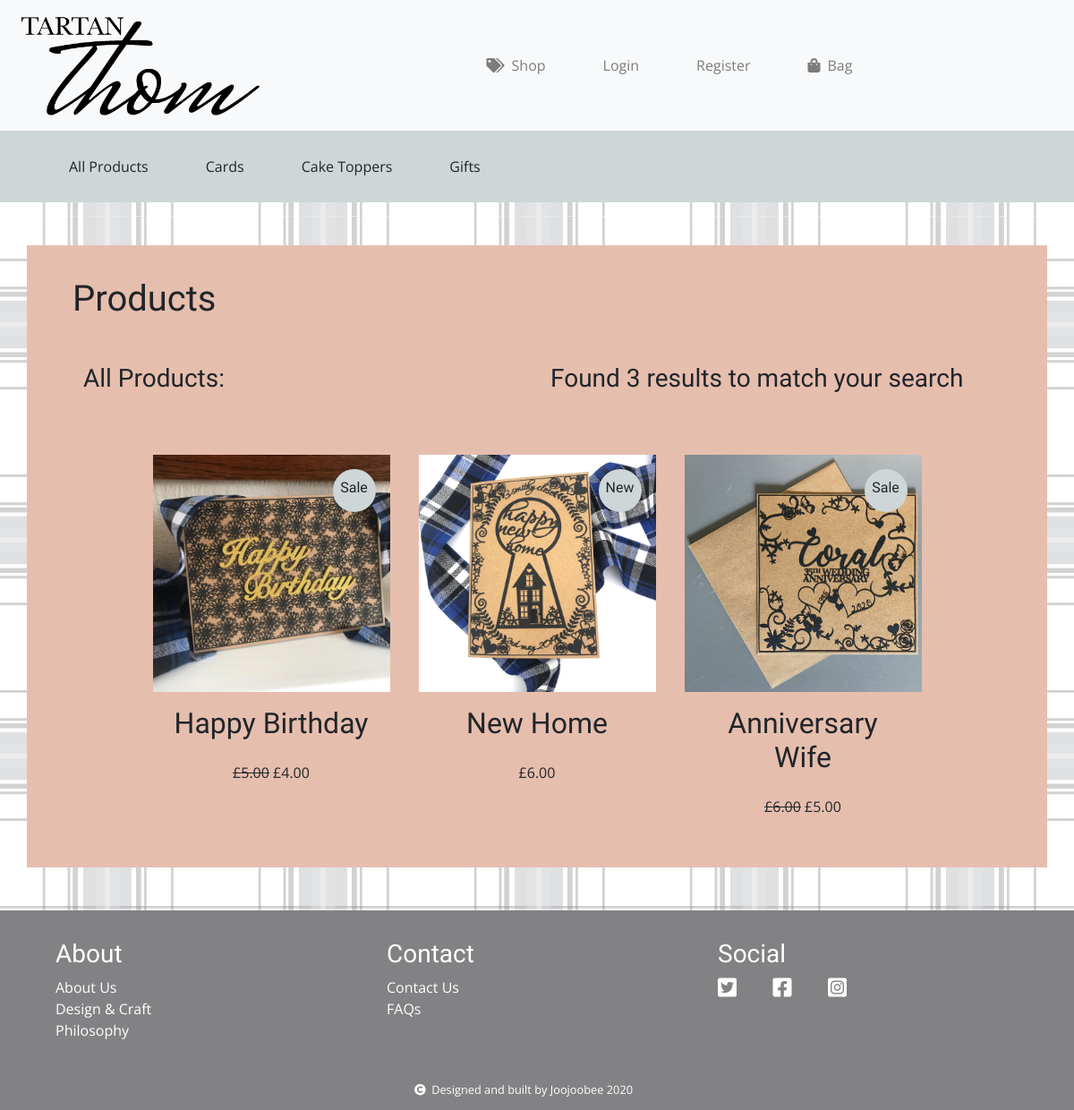
Before: /products/ with the older database file.
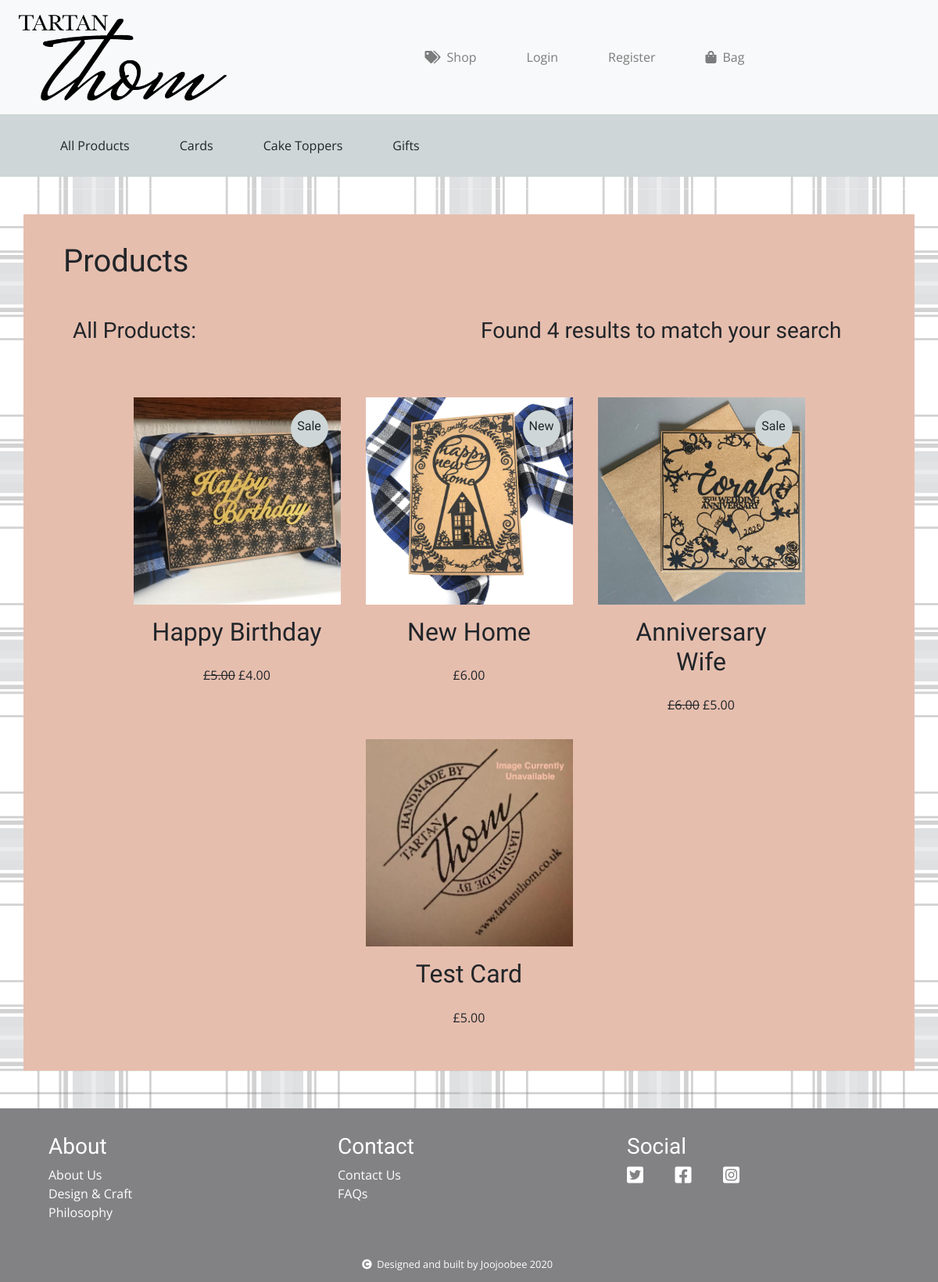
After: the same page with the newer database file.
### products/models.py (models this page shows, shortened)
class Products(models.Model):
    class Meta:
        verbose_name_plural = 'Products'
    PRODUCT_TYPE = [
        ('cards', 'Cards'),
        ('cake-toppers', 'Cake-Toppers'),
        ('gifts', 'Gifts')
    ]
    category = [
        ('Birthday', 'Birthday'),
        ('Wedding', 'Wedding'),
        ('Anniversary', 'Anniversary'),
        ('New Home', 'New Home'),
        ('Baby', 'Baby'),
        ('Leaving', 'Leaving'),
    ]
    labels = [
        ('New', 'New'),
        ('Sale', 'Sale')
    ]
    sizes = [
        ('A4', 'A4'),
        ('A5', 'A5'),
        ('200mm x 200mm', '200mm x 200mm'),
        ('122mm x 172mm', '122mm x 172mm'),
        ('172mm x 122mm', '172mm x 122mm'),
        ('250mm x 250mm', '250mm x 250mm'),
        ('210mm x 297mm', '210mm x 297mm'),
        ('152mm x variable', '152mm x variable'),
    ]
    name = models.CharField(max_length=100)
    product_type = models.CharField(max_length=100, choices=PRODUCT_TYPE)
    image = models.ImageField(upload_to='img',
                              default='static/img/TartanThomDefault.jpg')
    description = models.TextField()
    category = models.CharField(max_length=100, choices=category)
    price = models.DecimalField(decimal_places=2, max_digits=5)
    sale_price = models.DecimalField(null=True, decimal_places=2, max_digits=5)
    size = models.CharField(max_length=100, choices=sizes)
    label = models.CharField(blank=True, max_length=100, choices=labels)
    tags = models.CharField(blank=True, max_length=100)
    is_bespoke = models.BooleanField(default=False)
    is_active = models.BooleanField(default=False)

### products/views.py (the view)
# urls.py: path('', view_products, name='view_products'),
def view_products(request):
    products = Products.objects.all()
    product_type = "All Products"
    results_count = products.count()
    context = {
        'products': products,
        'product_type': product_type,
        'results_count': results_count,
    }
    return render(request, "products/products.html", context)

### basket/contexts.py (called while the page is built, shortened)
def basket_contents(request):
    basket = request.session.get('basket', {})
    basket_items = []
    order_total = 0
    product_count = 0
    if order_total < settings.MIN_DELIVERY_THRESHOLD:
        delivery_total = round(Decimal(settings.MIN_DELIVERY_CHARGE), 2)
    else:
        delivery_total = round(Decimal(settings.UPPER_DELIVERY_CHARGE), 2)
    grand_total = delivery_total + order_total
    context = {
        'basket_items': basket_items,
        'order_total': order_total,
        'delivery_total': delivery_total,
        'grand_total': grand_total,
        'product_count': product_count,
    }
    return context

### products/templates/products/products.html (shortened to what this page needs)
{% extends 'base.html' %}
{% load static %}
{% block extra_nav %}
<nav id="nav-shop" class="navbar navbar-expand-lg nav-shop">
    <div class="container">
        <div class="row justify-content-center">
            <div class="col-md-12">
                <ul class="navbar-nav mr-auto">
                    <li class="nav-item">
                    <a class="nav-link" href="{% url 'products:view_products' %}">All Products</a>
                    </li>
                    <li class="nav-item">
                    <a class="nav-link" href="{% url 'products:view_products_by_type' 'cards' %}">Cards</a>
                    </li>
                    <li class="nav-item">
                    <a class="nav-link" href="{% url 'products:view_products_by_type' 'cake-toppers' %}">Cake Toppers</a>
                    </li>
                    <li class="nav-item">
                    <a class="nav-link" href="{% url 'products:view_products_by_type' 'gifts' %}">Gifts</a>
                    </li>
                </ul>
            </div>
        </div>
    </div>
</nav>
{% endblock %}
{% block content %}
<div class="container tartan-thom-container p-3 my-5">
    <div class="row justify-content-center m-1 p-3">
        <div class="col">
            <h1>Products</h1>
        </div>
    </div>
    <div class="row justify-content-center mx-3 p-3">
        <div class="col-md-6 my-1">
            <h3>{{ product_type|title }}:</h3>
        </div>
        <div class="col-md-6 my-1">
        {% if products %}
            <h3>Found {{ results_count }} results to match your search</h3>
        {% else %}
            <h3>Sorry, we didn't find any products of this type</h3>
        {% endif %}
        </div>
    </div>
    <div class="row justify-content-center m-2 p-3">
        {% if products %}
            {% for product in products %}
            <div class="product-panel col-md-3 col-sm-5 m-3">
                <div class="row justify-content-center">
                    <div class="product-panel">
                        <div class="product-panel-image">
                            <a href="{% url 'products:view_product' product.id %}">
                                {% if product.image.url %}
                                <img class="products-image" src="{{ product.image.url }}" alt="product-image"/>
                                {% else %}
                                <img class="products-image" src="{% static 'img/TartanThomDefault.jpg' %}" alt="product-image"/>
                                {% endif %}
                                {% if product.label %}
                                <div class="product-label py-auto">
                                    <span class="label">{{ product.label }}</span>
                                </div>
                                {% endif %}
                            </a>
                        </div>
                    </div>
                </div>
                <div class="row justify-content-center">
                    <div class="col-md-12 product-panel-details">
                        <h2>{{ product.name }}</h2>
                    </div>
                </div>
                <div class="row justify-content-center">
                    <div class="col-md-12 product-panel-details">
                        {% if product.sale_price %}
                        <p><span class="strike">£{{ product.price }}</span>   £{{ product.sale_price }}</p>
                        {% else %}
                        <p>£{{ product.price }}</p>
                        {% endif %}
                    </div>
                </div>
            </div>
            {% endfor %}
        {% endif %}
    </div>
</div>
{% endblock %}

Changed rows visible on the page:
added Products: image (placeholder picture), name "Test Card", price "5.00"
Other visible differences:
{{ results_count }}: "3" → "4"
